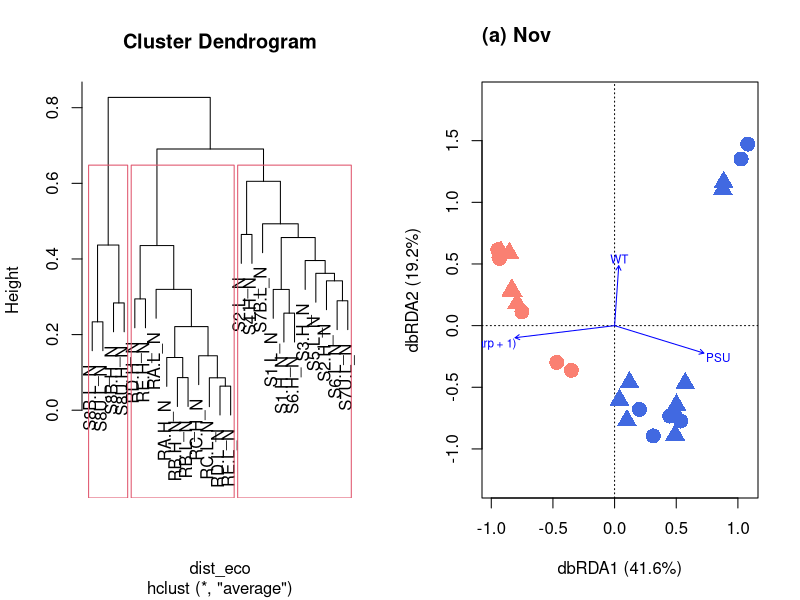
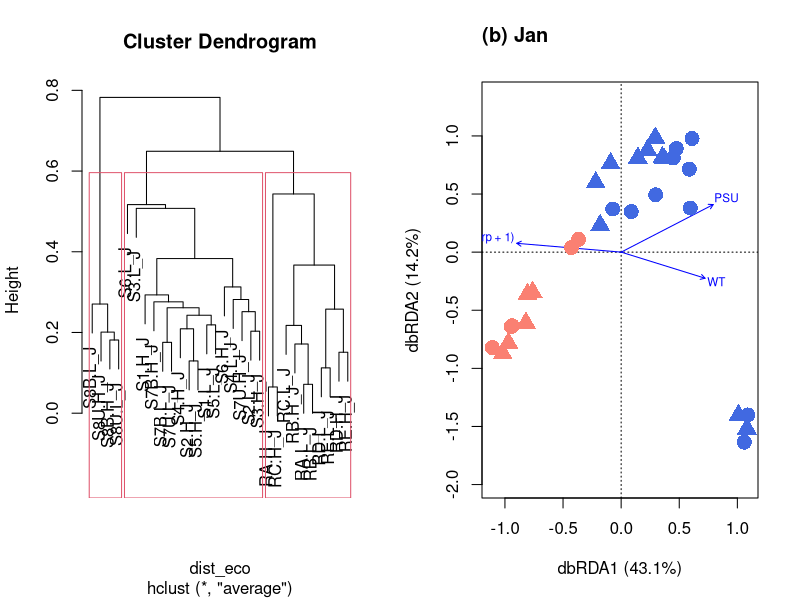

Here is the R script that generated these plots, in order:

set.seed(999)

library(vegan)
library(tidyverse)

# Figure 5 =============================================================
# dbrda ================================================================

sampleinfo <- read.csv("./input/sample_info.csv")
df_org <- read.csv("./input/dataset.csv", row.names = 1)
#df_pa <- replace(df_org, df_org > 0, 1)
df_relative <- as.data.frame(apply(df_org, 2, function(x) x/sum(x)))
df_relative[,is.na(colSums(df_relative))] <- rep(0, nrow(df_relative))

df <- df_relative

month_main <- c("(a) Nov", "(b) Jan")
month_list <- c("N", "J")
cols <- c("salmon", "royalblue")
for (i in 1:2) {
  dev.new()
  par(mfrow = c(1,2))
  
  month <- month_list[i]
  
  symbols <- sampleinfo[sampleinfo$Month == month &
                        sampleinfo$remove != T,  "Symbol"]
  envs <- sampleinfo[sampleinfo$Symbol %in% symbols, ]
  
  d <- df[rowSums(df) != 0, symbols]
  dist_eco <- vegdist(t(d), distance = "bray")
  hclust <- hclust(dist_eco, method = "average")
  group <- cutree(hclust, k=3)
  plot(hclust)
  rect.hclust(hclust, 3)
  
  res_0 <- dbrda(dist_eco ~ 1,
                 data = envs, distance="bray")
  res_full <- dbrda(dist_eco ~ PSU + WT + Chl_a +  Turb. + log10(qPCR_Carp+1),
                    data = envs, distance="bray")
  res_best <- ordistep(res_full, scope = formula(res_0), 
                       direction = "backward", permutations = 999)
  # ===== plot ====
  summary <- summary(res_best)
  rda1 <- round(summary$cont$importance["Proportion Explained", "dbRDA1"],3)
  rda2 <- round(summary$cont$importance["Proportion Explained", "dbRDA2"],3)
  
  plot(res_best, main = "", type ="p",
       xlab = paste0("dbRDA1 (", rda1*100, "%)"),
       ylab = paste0("dbRDA2 (", rda2*100, "%)"))
  points(summary$sites[,1], summary$sites[,2], 
         col = cols[factor(envs$Group3)], cex = 2,
         pch = c(16,17)[factor(envs$Tide)])
  title(month_main[i], line = 2, adj = 0)
  # plot(res_best, type = "t") # check
  
}

# legend ------------------------------------------------------------------

# plot(0, type = "n", ann = F, axes = F)
# legend("center", c("River High", "River Low", "Sea High", "Sea Low"),
#        pch = c(16,17,16,17),
#        col = c("salmon", "salmon", "royalblue", "royalblue"),box.lty = 0,
#        title = "Site")

# Supplement ===================================================================
# Sorensen index ---------------------------------------------------------------
# binary transformation --------------------------------------------------------

# df_pa <- replace(df_org, df_org > 0, 1)
# 
# df <- df_pa
# 
# month_main <- c("(a) Nov", "(b) Jan")
# month_list <- c("N", "J")
# cols <- c("salmon", "royalblue")
# for (i in 1:2) {
#   dev.new()
#   par(mfrow = c(1,2))
#   month <- month_list[i]
#   
#   symbols <- sampleinfo[sampleinfo$Month == month &
#                           sampleinfo$remove != T,  "Symbol"]
#   envs <- sampleinfo[sampleinfo$Symbol %in% symbols, ]
#   
#   d <- df[rowSums(df) != 0, symbols]
#   dist_eco <- vegdist(t(d), distance = "bray")
#   hclust <- hclust(dist_eco, method = "average")
#   group <- cutree(hclust, k=3)
#   plot(hclust)
#   rect.hclust(hclust, 3)
#   
#   res_0 <- dbrda(dist_eco ~ 1,
#                  data = envs, distance="bray")
#   res_full <- dbrda(dist_eco ~ PSU + WT + Chl_a +  Turb. + log10(qPCR_Carp+1),
#                     data = envs, distance="bray")
#   res_best <- ordistep(res_full, scope = formula(res_0), 
#                        direction = "backward", permutations = 999)
#   # ===== plot ====
#   summary <- summary(res_best)
#   rda1 <- round(summary$cont$importance["Proportion Explained", "dbRDA1"],3)
#   rda2 <- round(summary$cont$importance["Proportion Explained", "dbRDA2"],3)
#   
#   plot(res_best, main = "", type ="p",
#        xlab = paste0("dbRDA1 (", rda1*100, "%)"),
#        ylab = paste0("dbRDA2 (", rda2*100, "%)"))
#   points(summary$sites[,1], summary$sites[,2], 
#          col = cols[factor(envs$Group3)], cex = 2,
#          pch = c(16,17)[factor(envs$Tide)])
#   title(month_main[i], line = 2, adj = 0)
#   # plot(res_best, type = "t") # check
#   
# }

